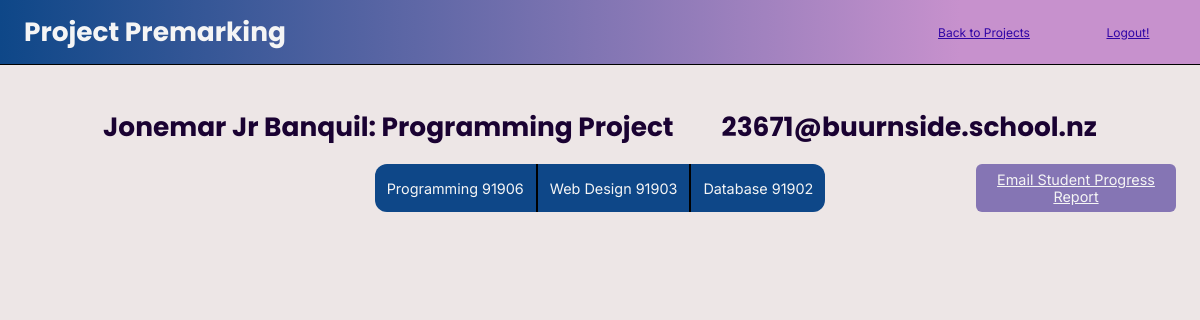
Page /project/1/23671 (signed in) on the committed database.
### server.py (models this page shows)
class Base(DeclarativeBase):
    pass

class User(Base):
    __tablename__ = 'User'
    id: Mapped[int] = mapped_column(primary_key=True)
    name: Mapped[str] = mapped_column(String(50))
    email: Mapped[str] = mapped_column(String(50))
    year_level: Mapped[int]
    admin: Mapped[bool]
    user_projects: Mapped[List["UserProject"]] = relationship(
        "UserProject", back_populates="user")

class Project(Base):
    __tablename__ = 'Project'
    id: Mapped[int] = mapped_column(primary_key=True)
    type: Mapped[str] = mapped_column(String(50))
    user_projects: Mapped[List["UserProject"]] = relationship(
        "UserProject", back_populates="project")
    standard_projects: Mapped[List["ProjectStandard"]] = relationship(
        "ProjectStandard", back_populates="project")

### server.py (the view, shortened to what this page needs)
@app.route('/project/<int:project_id>/<int:user_id>', methods=['POST', 'GET'])
@login_required
def project(project_id, user_id):
    with Session(engine) as sql_session:
        q = select(UserProject).where(
            UserProject.user_id == user_id).where(
                UserProject.project_id == project_id).where(
                    UserProject.admin_id == current_user.id)
        ue = sql_session.scalar(q)
        if not ue:
            return redirect(url_for('profile'))
    UData, type, standards, snu = standard_data(project_id, user_id)
    return render_template('project.html',
                           standards=standards, type=type,
                           UData=UData, snu=snu, backto=True)

### server.py (called while the page is built)
@login_manager.user_loader
def load_user(user_id):
    query = select(Admin).where(Admin.id == user_id)  # current user object
    with Session(engine) as session:
        obj = session.scalar(query)
    return obj

### templates/project.html (shortened to what this page needs)
{% extends 'layout.html' %} {% block content %}
<form method="POST">
  <div class="proj-page-layout">
    <div class="inline-div">
      <div class="name-type">
        <h1 class="proj-type">{{UData.name}}: {{type}} Project</h1>
        <h1>{{UData.email}}</h1>
      </div>
    </div>
    <div class="project-buttons">
      <div class='dropdown' id="dropdown">
        {% for standard in standards %}
        <button type="button" class="standard-buttons" data-standard="{{standard}}">{{standard}}</button>
        {% endfor %}
      </div>
      <button type="submit" class="email-student">Email Student Progress Report</button>
    </div>
  </div>
</form>
{% endblock %}

### static/css/style.css (style rules this page uses)
.email-student { background-color: #8575B4; color: whitesmoke; height: 4vw; width: 25vh; font-family: "Inter"; font-size: 1.2vw; border-radius: 0.5vw; position: absolute; right: 2vw; border: none; text-decoration: underline; }
.proj-type { text-align: left; }
.proj-page-layout { padding: 2vw; }
.dropdown { display: flex; flex-direction: row; justify-content: space-between; height: 4vw; background-color: #0e4788; border-radius: 1vw; width: fit-content; }
.standard-buttons:not(:first-child) { border-left: 2px solid black; }
.standard-buttons { background-color: transparent; padding: 1vw 1vw 1vw 1vw; margin: 0; font-family: 'Inter'; font-size: 1.2vw; border: none; color: whitesmoke; }
.project-buttons { display: flex; flex-direction: row; justify-content: center; align-items: center; height: 4vw; }
.inline-div { display: flex; flex-direction: row; justify-content: center; }
.name-type { gap: 4vw; display: flex; flex-direction: row; }
html { scroll-behavior: smooth; }
h1 { font-family: 'Poppins'; font-size: 2.2vw; color: rgb(26, 2, 50); }
body { padding: 0; margin: 0; background-color: rgb(237, 230, 230); }

### rows in the picture
User: name "Jonemar Jr Banquil", email "23671@buurnside.school.nz"
Project: type "Programming"

### other values in the picture
{{ standard }} "Programming 91906" "Web Design 91903" "Database 91902"
